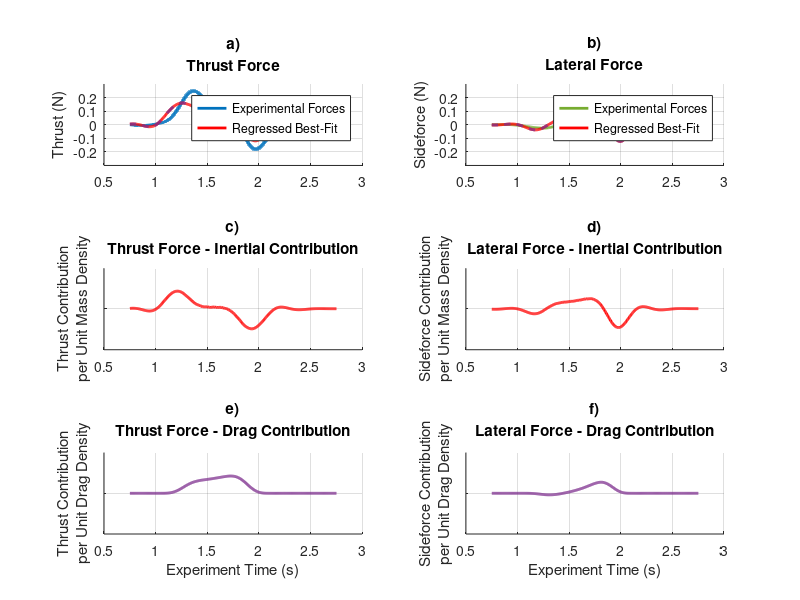

Here is the MATLAB script that generated this plot:
clear all;
load('FilteredExperimentForceResults.mat');
load('RegressionDataShifted.mat');

figure(2);
clf;
lw = 2;

blue = [0    0.4471    0.7412];
green = [0.4667    0.6745    0.1882];
red = [1     0     0];
purple = [0.4941    0.1843    0.5569];

ax1 = subplot(3,2,1);
hold on;
ax2 = subplot(3,2,2);
hold on;
ax3 = subplot(3,2,3);
hold on;
ax4 = subplot(3,2,4);
hold on;
ax5 = subplot(3,2,5);
hold on;
ax6 = subplot(3,2,6);
hold on;

diffsFx = 2*diffsFx;
diffsFy = 2*diffsFy;

ts = d.T(1,:);
stdDevFx = [meanFx-diffsFx,fliplr(meanFx+diffsFx)];
stdDevFy = [meanFy-diffsFy,fliplr(meanFy+diffsFy)];
stdDevTs = [ts,fliplr(ts)];

ax = ax1;
predictedFx = transpose(Sensitivities_X{1}*best_coeffs);
fill(ax,stdDevTs,stdDevFx,blue,'FaceAlpha',.5,'EdgeColor','none');
forceLine = plot(ax,ts,meanFx,'Color',blue,'LineWidth',lw);
redLine = plot(ax,ts,predictedFx,'Color',red,'LineWidth',lw);
plot(ax,ts,predictedFx,'--','Color',purple,'LineWidth',lw);
axis(ax,[.5,3,-.3,.3]);
title(ax,{'a)','Thrust Force'});
ylabel(ax,'Thrust (N)');
grid(ax,'on');
yticks(ax,[-.2,-.1,0,.1,.2]);
legend(ax,[forceLine,redLine],'Experimental Forces','Regressed Best-Fit');

ax = ax2;
predictedFy = transpose(Sensitivities_Y{1}*best_coeffs);
fill(ax,stdDevTs,stdDevFy,green,'FaceAlpha',.5,'EdgeColor','none');
forceLine = plot(ax,ts,meanFy,'Color',green,'LineWidth',lw);
redLine = plot(ax,ts,predictedFy,'Color',red,'LineWidth',lw);
plot(ax,ts,predictedFy,'--','Color',purple,'LineWidth',lw);
axis(ax,[.5,3,-.3,.3]);
title(ax,{'b)','Lateral Force'});
ylabel(ax,'Sideforce (N)');
grid(ax,'on');
yticks(ax,[-.2,-.1,0,.1,.2]);
legend(ax,[forceLine,redLine],'Experimental Forces','Regressed Best-Fit');

ax = ax3;
prediction = transpose(Sensitivities_X{1}(:,1)*best_coeffs(1));
redLine = plot(ax,ts,prediction,'Color',red,'LineWidth',lw);
axis(ax,[.5,3,-.3,.3]);
title(ax,{'c)','Thrust Force - Inertial Contribution'});
ylabel(ax,{'Thrust Contribution','per Unit Mass Density'});
grid(ax,'on');
yticks(ax,[0]);
yticklabels(ax,'')

ax = ax4;
prediction = transpose(Sensitivities_Y{1}(:,1)*best_coeffs(1));
redLine = plot(ax,ts,prediction,'Color',red,'LineWidth',lw);
axis(ax,[.5,3,-.3,.3]);
title(ax,{'d)','Lateral Force - Inertial Contribution'});
ylabel(ax,{'Sideforce Contribution','per Unit Mass Density'});
grid(ax,'on');
yticks(ax,[0]);
yticklabels(ax,'')

ax = ax5;
prediction = transpose(Sensitivities_X{1}(:,2)*best_coeffs(2));
redLine = plot(ax,ts,prediction,'Color',purple,'LineWidth',lw);
axis(ax,[.5,3,-.3,.3]);
title(ax,{'e)','Thrust Force - Drag Contribution'});
ylabel(ax,{'Thrust Contribution','per Unit Drag Density'});
xlabel(ax,'Experiment Time (s)');
grid(ax,'on');
yticks(ax,[0]);
yticklabels(ax,'')


ax = ax6;
prediction = transpose(Sensitivities_Y{1}(:,2)*best_coeffs(2));
redLine = plot(ax,ts,prediction,'Color',purple,'LineWidth',lw);
axis(ax,[.5,3,-.3,.3]);
title(ax,{'f)','Lateral Force - Drag Contribution'});
ylabel(ax,{'Sideforce Contribution','per Unit Drag Density'});
xlabel(ax,'Experiment Time (s)');
grid(ax,'on');
yticks(ax,[0]);
yticklabels(ax,'')

set(gcf,'color','w')